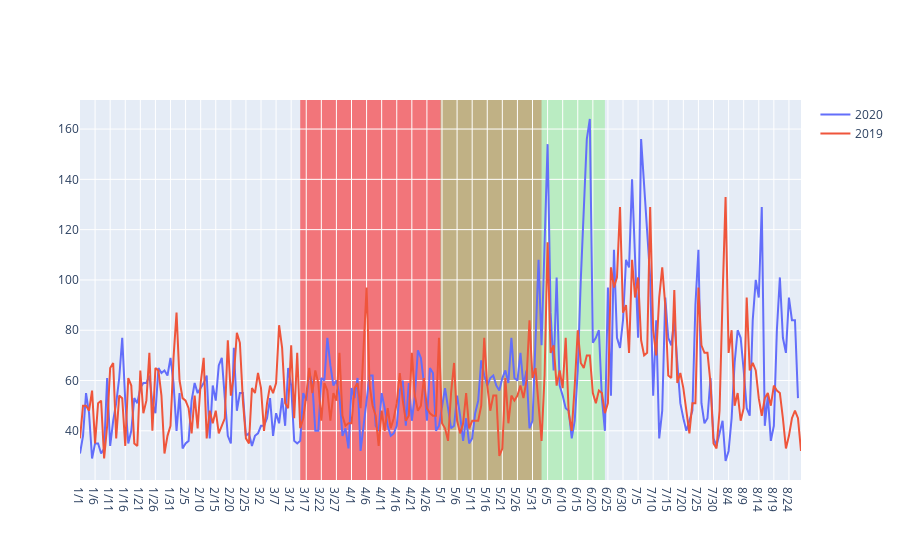

Notebook code cell kept with this figure:
### Code cell
import plotly.graph_objects as go

fig = go.Figure()
fig.add_trace(go.Scatter( x=list(df_2020["month"]), y=list(df_2020[" AQI Value"]),mode="lines",name="2020"))
fig.add_trace(go.Scatter( x=list(df_2019["month"]), y=list(df_2019[" AQI Value"]),mode="lines",name="2019"))

fig.update_layout(
    shapes=[
        # Phase 1 & 2
        dict(
            type="rect",
            # x-reference is assigned to the x-values
            xref="x",
            # y-reference is assigned to the plot paper [0,1]
            yref="paper",
            x0="3/15",
            y0=0,
            x1="6/3",
            y1=1,
            fillcolor="red",
            opacity=0.5,
            layer="below",
            line_width=0,
        ),
        # Phase 3
        dict(
            type="rect",
            # x-reference is assigned to the x-values
            xref="x",
            # y-reference is assigned to the plot paper [0,1]
            yref="paper",
            x0="6/3",
            y0=0,
            x1="6/24",
            y1=1,
            fillcolor="#FFFFE0",
            opacity=0.5,
            layer="below",
            line_width=0,
        ),
         # Phase 4
        dict(
            type="rect",
            # x-reference is assigned to the x-values
            xref="x",
            # y-reference is assigned to the plot paper [0,1]
            yref="paper",
            x0="6/24",
            y0=0,
            x1="8/29",
            y1=1,
            fillcolor="lightgreen",
            opacity=0.5,
            layer="below",
            line_width=0,
        )
    ]
)
# https://www.chicago.gov/city/en/sites/covid-19/home/reopening-chicago.html
fig.show()

### Figure 1 — Plotly figure (JSON) as saved in the notebook; plotly's stock layout.template omitted (floating-point values rounded to 4 significant figures; data arrays with more than 128 entries replaced by an {"elided": "..."} marker saying what was removed)
{"data": [{"mode": "lines", "name": "2020", "type": "scatter", "x": {"elided": "239 str values"}, "y": {"elided": "239 int values"}}, {"mode": "lines", "name": "2019", "type": "scatter", "x": {"elided": "240 str values"}, "y": {"elided": "240 int values"}}], "layout": {"shapes": [{"fillcolor": "red", "layer": "below", "line": {"width": 0}, "opacity": 0.5, "type": "rect", "x0": "3/15", "x1": "6/3", "xref": "x", "y0": 0, "y1": 1, "yref": "paper"}, {"fillcolor": "lightgreen", "layer": "below", "line": {"width": 0}, "opacity": 0.5, "type": "rect", "x0": "6/24", "x1": "8/29", "xref": "x", "y0": 0, "y1": 1, "yref": "paper"}]}}
